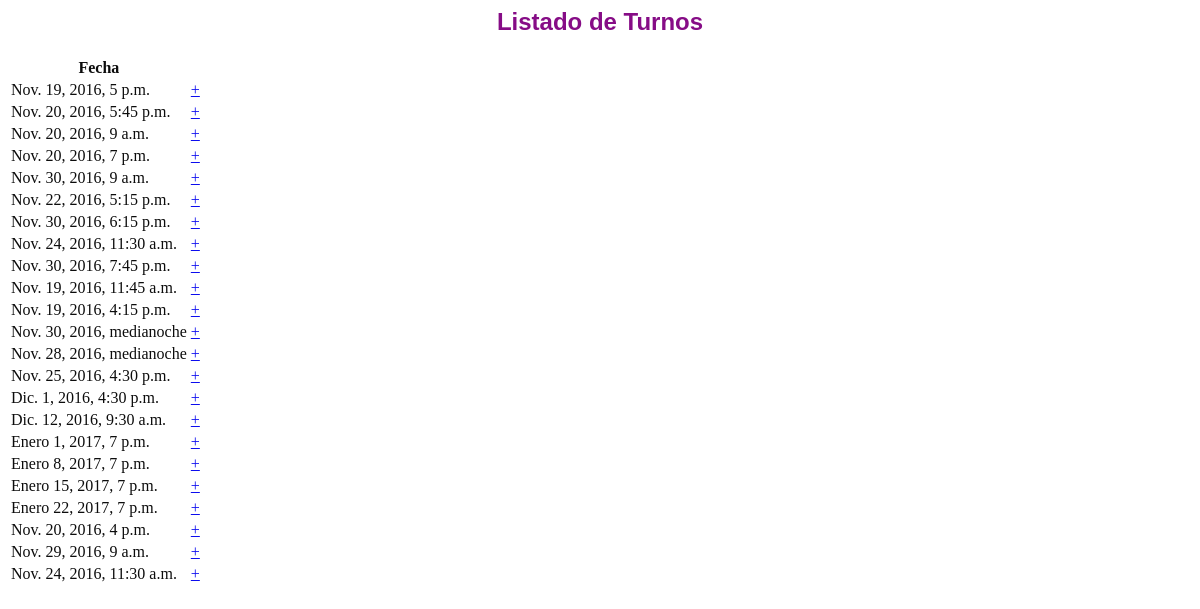
The app's page /turnos/listaTurnosFecha/, older data.
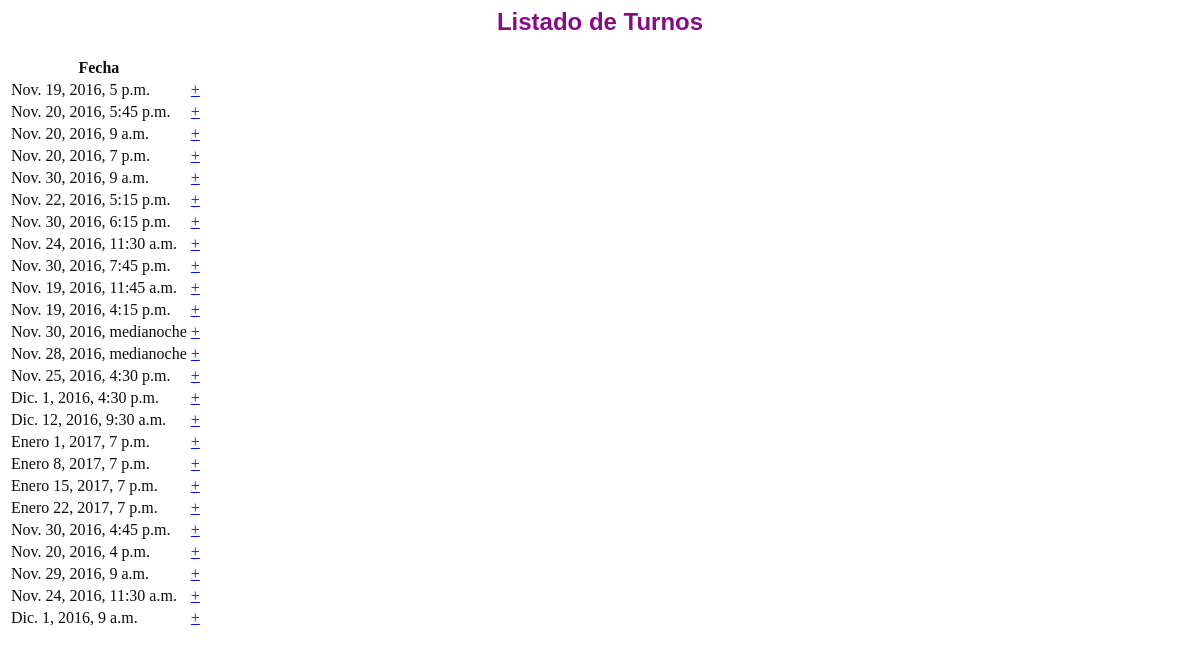
The same page, newer data.
### turnos/models.py (models this page shows, shortened)
class Turno(models.Model):
    CONFIRMADO = 2
    CANCELADO = 0
    SIN_CONFIRMAR = 1
    REALIZADO = 3
    ESTADOS = [
        (CANCELADO, "Cancelado"),
        (SIN_CONFIRMAR, "Sin Confirmar"),
        (CONFIRMADO, "Confirmado"),
        (REALIZADO, "Realizado")
    ]
    FILTROS = {
        "fechaI": ["fecha__date__gte"],
        "fechaF": ["fecha__date__lte"],
        "clienteN": [ "cliente__persona__nombre__icontains"],
        "clienteA": ["cliente__persona__apellido__icontains"],
        "empleadoN": ["empleado__persona__nombre__icontains"],
        "empleadoA": [ "empleado__persona__apellido__icontains"],
        "servicio": [ "servicios__nombre__icontains" ],
        "estado": {
            CANCELADO: Q(fecha_cancelacion__isnull = False),
            REALIZADO: Q(fecha_realizacion__isnull = False),
            CONFIRMADO: Q(fecha_confirmacion__isnull = False) & Q(fecha_realizacion__isnull = True) & Q(fecha_cancelacion__isnull = True),
            SIN_CONFIRMAR: Q(fecha_confirmacion__isnull = True) & Q(fecha_realizacion__isnull = True) & Q(fecha_cancelacion__isnull = True)
        }
    }
    fecha = models.DateTimeField()  # Fecha en la que se realizara el turno.
    fecha_creacion = models.DateTimeField(null=True, default=datetime.now)
    fecha_confirmacion = models.DateTimeField(null=True, blank=True)
    fecha_realizacion = models.DateTimeField(null=True, blank=True)
    fecha_cancelacion = models.DateTimeField(null=True, blank=True)
    servicios = models.ManyToManyField(ServicioBasico, blank=True, related_name="turnos")
    promociones = models.ManyToManyField(Promocion, blank=True, related_name="turnos")
    empleado = models.ForeignKey(Empleado)
    cliente = models.ForeignKey(Cliente)
    objects = TurnoManager()
    def estado(self):
        if self.fecha_realizacion is not None:
            return "Realizado"
        else:
            if self.fecha_cancelacion is not None :
                return "Cancelado"
            else:
                if self.fecha_confirmacion is not None:
                    return "Confirmado"
                else:
                    return "Sin Confirmar"

### turnos/views.py (the view)
def listaTurnosFecha(request):
    turnos = Turno.objects.all()
    return render(request, 'confirmarTurno/listaTurnosFecha.html', {'turnos': turnos})

### turnos/models.py (called while the page is built)
    def get_queryset(self):
        qs = super().get_queryset().annotate(servicio_modulos=Sum("servicios__duracion"))
        qs = qs.annotate(promocion_modulos=Sum("promociones__servicios__duracion"))
        return qs

### turnos/templates/confirmarTurno/listaTurnosFecha.html (shortened to what this page needs)
<div class="container background-white" style="opacity: 0.95;">
    <div class="row margin-vert-30">
        <div class="col-md-12">
            <h2><font color="Purple"><font face="arial"><center> Listado de Turnos </center></font></font></h2>
            <table class="table table-striped">
                <thread>
                    <tr>
                        <th>Fecha</th>
                    </tr>
                </thread>
                <tbody>
                    {% for turno in turnos %}
                    <tr>
                        <td>{{turno.fecha}}</td>
                        <td><a href="{% url 'confirmar_turno' turno.id %}" class="btn btn-default btn-sm" role="button" onclick="goto_link ('turnos/confirmar_turno/1/')">+</a></td>
                    </tr>
                    {% endfor %}
                </tbody>
            </table>
        </div>
    </div>
</div>

Row changes from the older to the newer data that the page shows:
added Turno: fecha "Nov. 30, 2016, 4:45 p.m."
added Turno: fecha "Dic. 1, 2016, 9 a.m."
